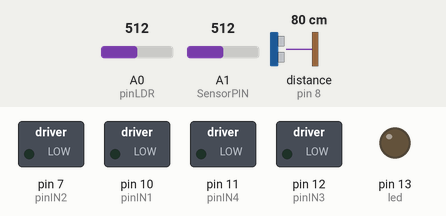
The sketch below on a simulated Arduino Uno, built with avr-gcc and run on an emulated ATmega328P. On the bench: switched loads named in the sketch (green lamp = pin HIGH), output pins drawn as LEDs (lit = HIGH). Wiring (inferred from the names in the program): ultrasonic range finder: trigger pin 9; echo pin 8. The inputs (shaded band) are chosen by the test bench; at power-on: A0 (pinLDR) = 512, A1 (SensorPIN) = 512, distance to the obstacle (sensor on pin 8) 80 cm. The echo pulse lasts 58.3 µs per cm; pins used as bus, display or sensor lines are not drawn.

Above: at 1.2 s.
1.3 s: A0 (pinLDR) set to 313
3.7 s: A0 (pinLDR) set to 291
At 5.5 s:
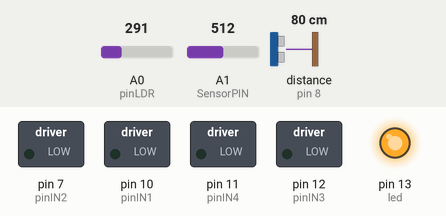
7.5 s: A0 (pinLDR) set to 306
At 9.4 s:
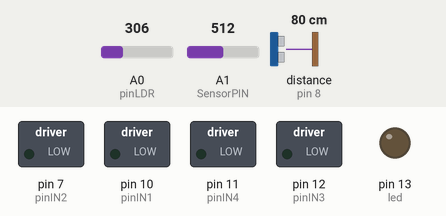
10.0 s: A0 (pinLDR) set to 290
At 11.3 s:
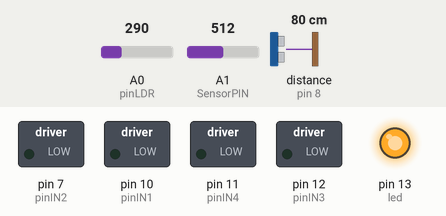
Timing chart, 0 to 13.0 s (numbered marks = the images above; inputs shaded):
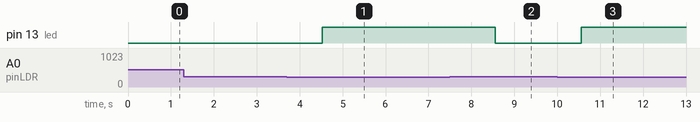

Measured:
- the behaviour switches between 300 and 299 on A0 (pinLDR) (found by bisection; images 0 and 1)
- after the input at 1.3 s, every drawn part: stays the same
- after the input at 3.7 s, pin 13 (led): LOW → HIGH after 0.83 s
- after the input at 7.5 s, pin 13 (led): HIGH → LOW after 1.1 s
- after the input at 10.0 s, pin 13 (led): LOW → HIGH after 0.56 s

The sketch:

arduino.ino
```cpp
const int EchoPin = 8;
const int TriggerPin = 9;
const int pinLDR=A0;
const int SensorPIN = A1;//pin del termistor
const int pinIN4=11;//pines de los motores
const int pinIN3=12;
const int pinIN1=10;
const int pinIN2=7;
#define led 13
#include <math.h>
const int Rc = 10000; //valor de la resistencia
const int Vcc = 5;
float A = 1.11492089e-3;
float B = 2.372075385e-4;
float C = 6.954079529e-8;
float K = 2.5; //factor de disipacion en mW/C
int ping(int , int ) ;

void setup() {
Serial.begin(9600);
pinMode (TriggerPin, OUTPUT);
pinMode (EchoPin, INPUT);
pinMode(led,OUTPUT);
while(!Serial) { ; }
pinMode(pinIN4,OUTPUT);
pinMode(pinIN3,OUTPUT);
pinMode(pinIN2,OUTPUT);
pinMode(pinIN1,OUTPUT);
}

void loop () {
 //*ULTRASONIDOS*//
  int cm = ping(TriggerPin, EchoPin);
 //*LDR*//
  int ilum=analogRead(pinLDR);
 //*TERMISTOR(temperatura)*//
  float raw = analogRead(SensorPIN);
  float V =  raw / 1024 * Vcc;
  float R = (Rc * V ) / (Vcc - V);
  float logR  = log(R);
  float R_th = 1.0 / (A + B * logR + C * logR * logR * logR );
  float kelvin = R_th - V*V/(K * R)*1000;
  float celsius = kelvin - 273.15;
 ////**COMUNICACION**////
if( Serial.available()> 0){
   String str = Serial.readStringUntil('\n');
    if (str.compareTo("GET_DISTANCIA")==0)
      str=cm;

    else
     if (str.compareTo("GET_ILUM")==0)
      str=ilum;
      else
      if(str.compareTo("GET_TEMPERATURA")==0)
      str=celsius;
      else//Aquí empieza el control de los motores
      if(str.compareTo("w")==0)
      {digitalWrite(pinIN4,HIGH);
      digitalWrite(pinIN3,LOW);
      digitalWrite(pinIN2,HIGH);
      digitalWrite(pinIN1,LOW);
      delay(200);

      }
      else
      if(str.compareTo("s")==0)
      { digitalWrite(pinIN4,LOW);
        digitalWrite(pinIN3,HIGH);
      digitalWrite(pinIN1,HIGH);
      digitalWrite(pinIN2,LOW);
      delay(200);}
      else
      if(str.compareTo("a")==0)
      {digitalWrite(pinIN4,HIGH);
      digitalWrite(pinIN3,LOW);
      digitalWrite(pinIN1,HIGH);
      digitalWrite(pinIN2,LOW);
      delay(200);}
      else
      if(str.compareTo("d")==0)
      {  digitalWrite(pinIN4,LOW);
        digitalWrite(pinIN3,HIGH);
      digitalWrite(pinIN2,HIGH);
      digitalWrite(pinIN1,LOW);
      delay(200);}
      else
      if(str.compareTo("e")==0)
      {digitalWrite(pinIN4,HIGH);
      digitalWrite(pinIN3,HIGH);
      digitalWrite(pinIN2,LOW);
      digitalWrite(pinIN1,LOW);}
      else
      str="COMANDO DESCONOCIDO";

 Serial.println(str);

}
//Aquí están las pruebas realizadas para cada sensor
  ////**TEMPERATURA**////
  /*float raw = analogRead(SensorPIN);
  float V =  raw / 1024 * Vcc;
  float R = (Rc * V ) / (Vcc - V);
  float logR  = log(R);
  float R_th = 1.0 / (A + B * logR + C * logR * logR * logR );
  float kelvin = R_th - V*V/(K * R)*1000;
  float celsius = kelvin - 273.15;
  Serial.print("T = ");
  Serial.print(celsius);
  Serial.print("C\n");
  delay(2500);*/


////**LDR y LEDS**////
//int ilum=analogRead(pinLDR); //originalmente esta variable estaba aquí pero la he puesto arriba para que funcione la parte de comunicación
//Serial.println("Iluminacion:  ");//para ver en el monitor serial de arduino los datos
//Serial.println(ilum);
  delay(500);
  if(ilum<300){//para el led
    digitalWrite(led,HIGH);
  }
  else{
        digitalWrite(led,LOW);

  }
////**ULTRASON**////
//int cm = ping(TriggerPin, EchoPin); //originalmente esta variable estaba aquí pero la he puesto arriba para que funcione la parte de comunicación
//Serial.println("Distancia:  ");//para ver en el monitor serial de arduino los datos
//Serial.println(cm);
delay(500);

}


////Función del ultrasonidos////
int ping(int TriggerPin, int EchoPin) {
  long duration, distanceCm;

digitalWrite(TriggerPin, LOW); //para generar un pulse Larpio podemos a LON 405
delayMicroseconds (4);
digitalWrite (TriggerPin, HIGH);//generamos Trigger (dispeta) de 1003
delayMicroseconds (10);
digitalWrite (TriggerPin, LOW);

duration = pulseIn (EchoPin, HIGH); //medimos el tiempo entre pulsos, en miezosegandos

distanceCm =duration * 10/292/2;

return distanceCm;
}
```
